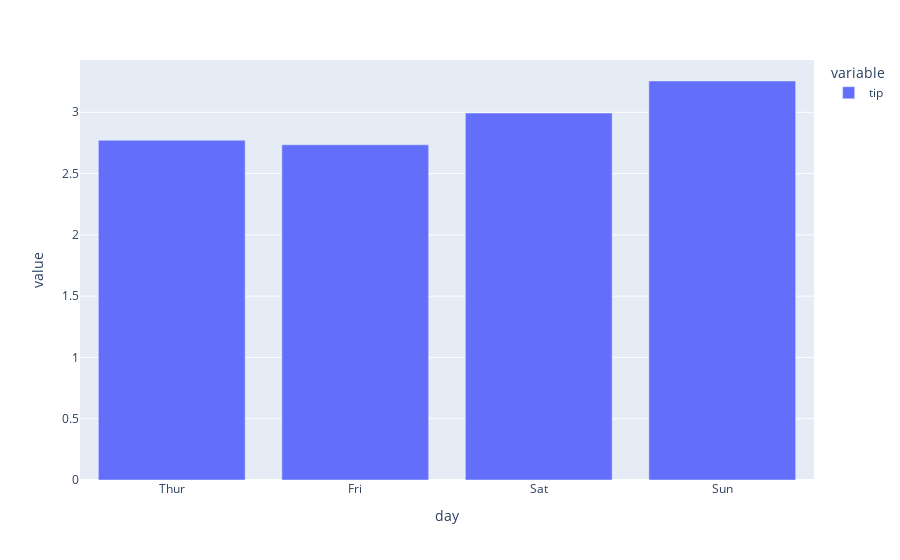

Notebook code for this chart:
### Code cell
fig2 = px.bar(mean_tip_per_day)
fig2.show()

### Figure 1 — Plotly figure (JSON) as saved in the notebook; plotly's stock layout.template omitted (floating-point values rounded to 4 significant figures)
{"data": [{"hovertemplate": "variable=tip<br>day=%{x}<br>value=%{y}<extra></extra>", "legendgroup": "tip", "marker": {"color": "#636efa", "pattern": {"shape": ""}}, "name": "tip", "orientation": "v", "showlegend": true, "textposition": "auto", "type": "bar", "x": ["Thur", "Fri", "Sat", "Sun"], "xaxis": "x", "y": [2.771, 2.735, 2.993, 3.255], "yaxis": "y"}], "layout": {"barmode": "relative", "legend": {"title": {"text": "variable"}, "tracegroupgap": 0}, "margin": {"t": 60}, "xaxis": {"anchor": "y", "domain": [0, 1], "title": {"text": "day"}}, "yaxis": {"anchor": "x", "domain": [0, 1], "title": {"text": "value"}}}}
